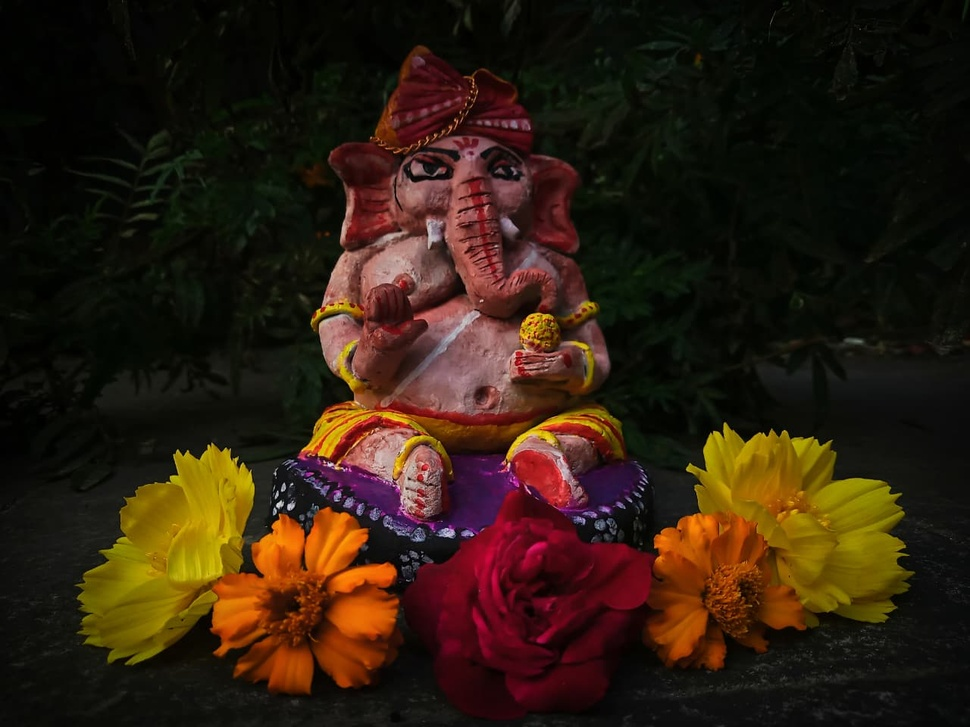
#> input picture ganesha.jpg, 970 x 727 px, shrunk from 1280 x 960 before the run
$ python Rotation.py
#> lines starting #> are read from the running program, lines starting #| are printed output that depends on the picture
import cv2
image=cv2.imread("ganesha.jpg")
#> image is the input picture: shape (727, 970, 3); mean B, G, R 15.3, 29.7, 46.6
if image is None:
    print("Cannot load image")
else:
    print ("image is loaded")
    (h,w)=image.shape[:2] #channels bgr is ignored here
#> h = 727; w = 970
    center=(w//2,h//2) # // -> integer division
#> center = (485, 363)
    M =cv2.getRotationMatrix2D(center,90,1.0) # scale factor 1 -> original size, 1.5 -> zoom in, 0.5 -> zoom out
    rotated=cv2.warpAffine(image,M,(w,h))
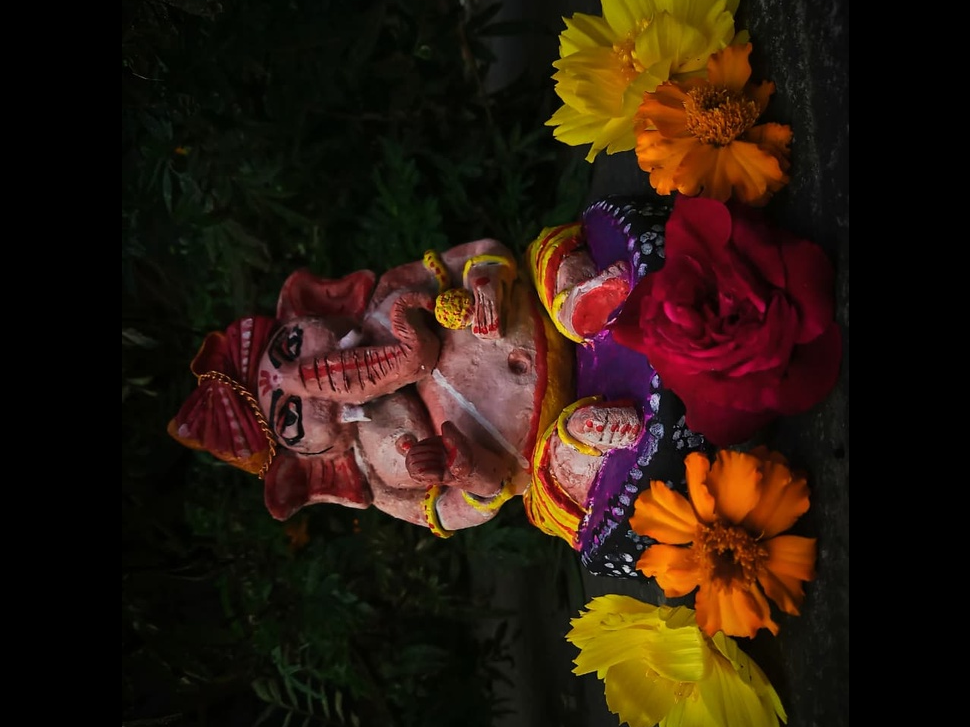
#> rotated: shape (727, 970, 3); mean B, G, R 13.4, 25.5, 42.4
    cv2.imshow("Original image",image)
    cv2.imshow("Rotated image",rotated)
    cv2.waitKey(0)
    cv2.destroyAllWindows()

$ run again, with flower.png saved as ganesha.jpg
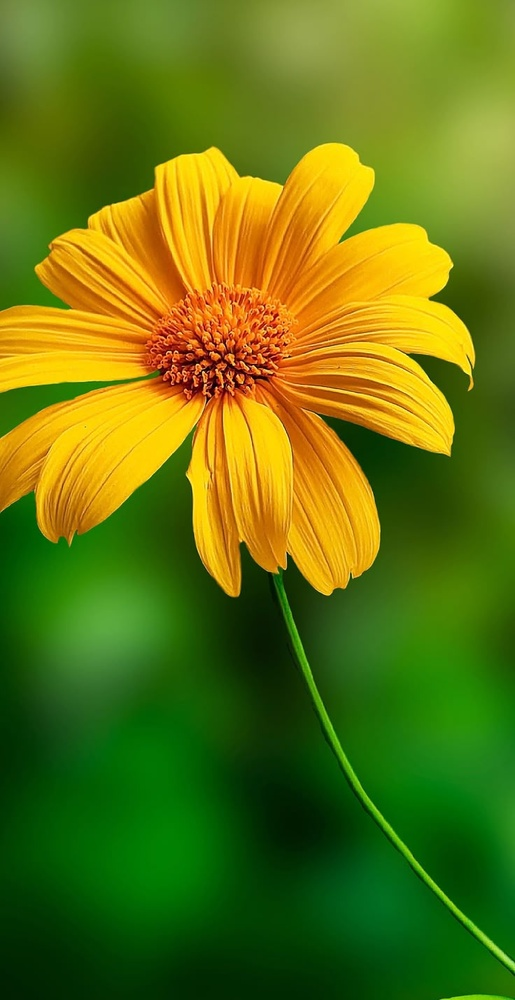
#> input picture flower.png, 515 x 1000 px, shrunk from 736 x 1429 before the run
#> image is the input picture: shape (1000, 515, 3); mean B, G, R 14.8, 117.7, 96
#> `rotated=cv2.warpAffine(image,M,(w,h))`:
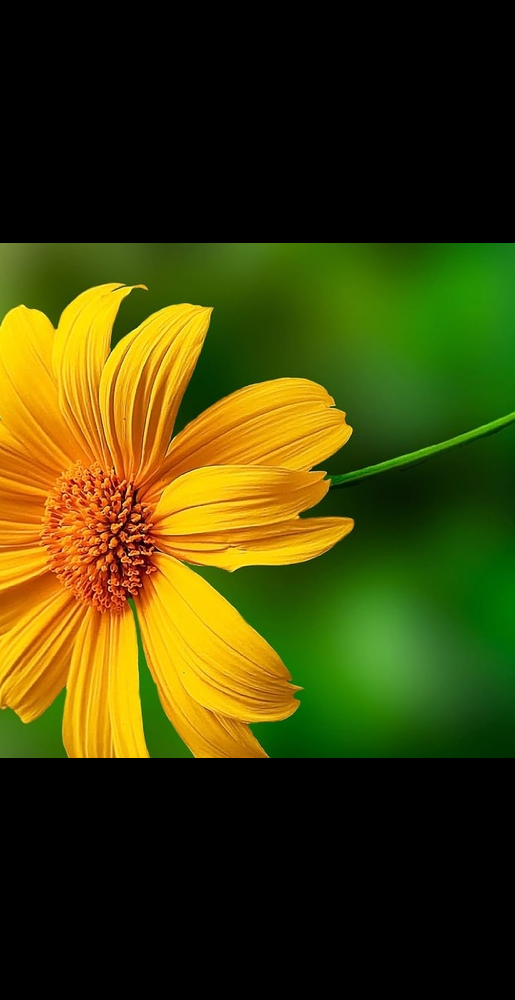
#> rotated: shape (1000, 515, 3); mean B, G, R 6.3, 63.1, 63
